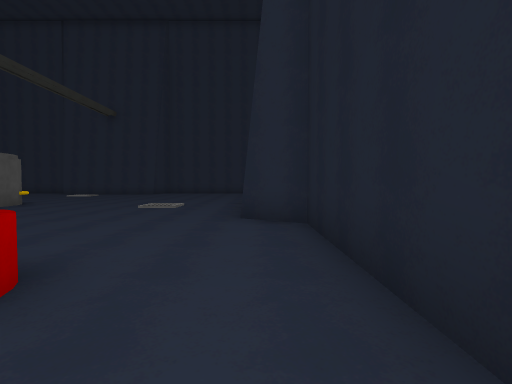
View 1 (above)

16 first-person views from a walk through a Unity game level. The camera is 1.4 m above the floor, tilts 2° down and sees 85° across. The floor is counted in squares, 2 m on a side. Each view is taken from the middle of a square. On the plan, view 1 faces up. The plan holds only what a view shows up to about 9 squares ahead; the rest is blank. The player character is not drawn. Surface patterns are stand-ins for the level's own textures.

View 2
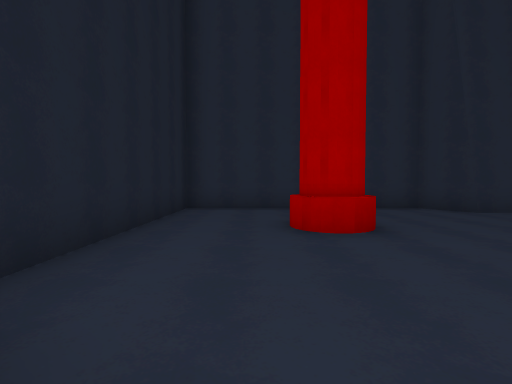

View 3
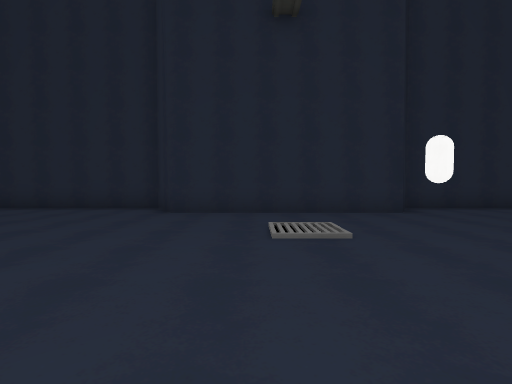

View 4
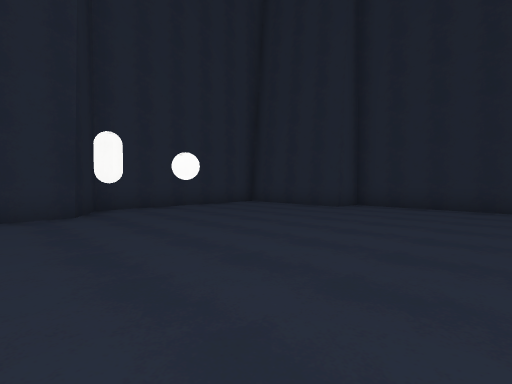

View 5
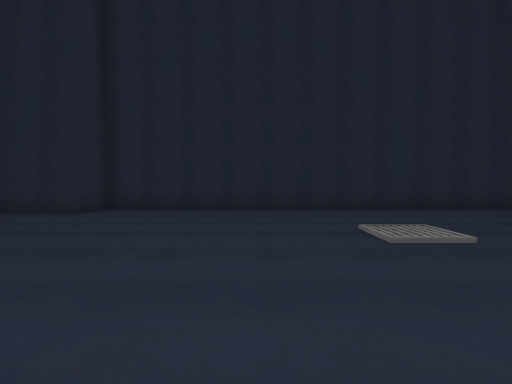

View 6
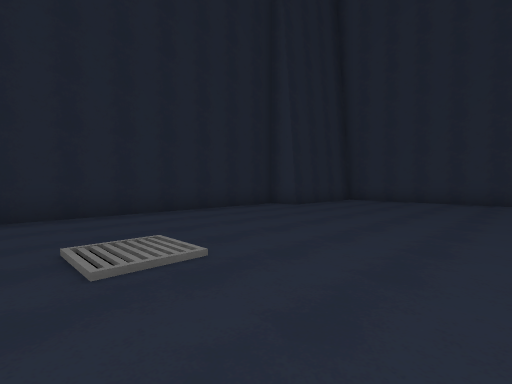

View 7
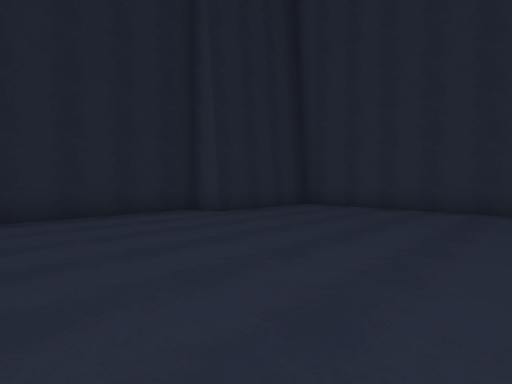

View 8
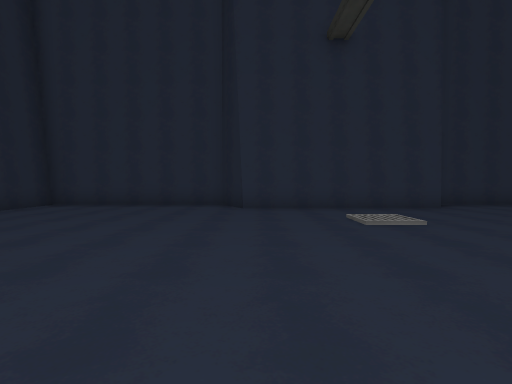

View 9
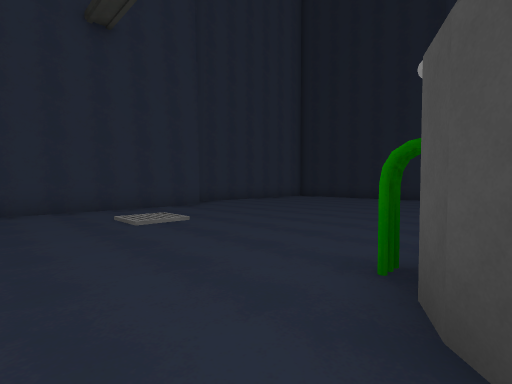

View 10
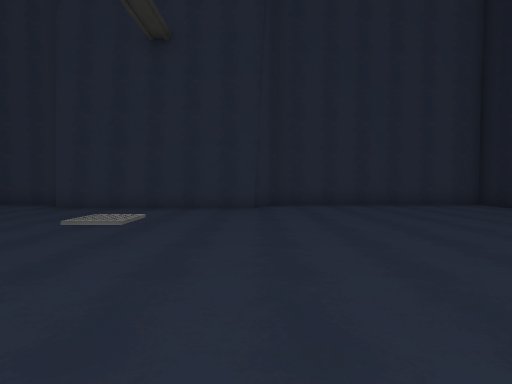

View 11
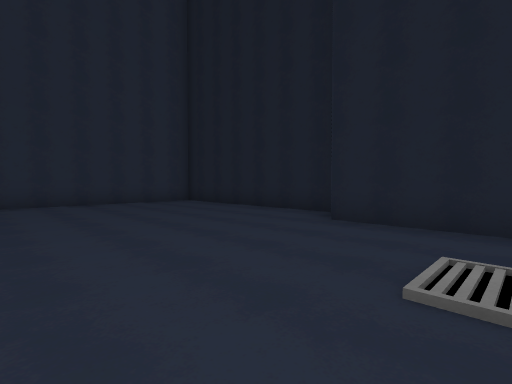

View 12
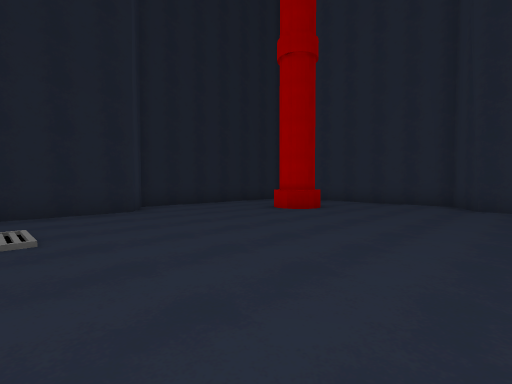

View 13
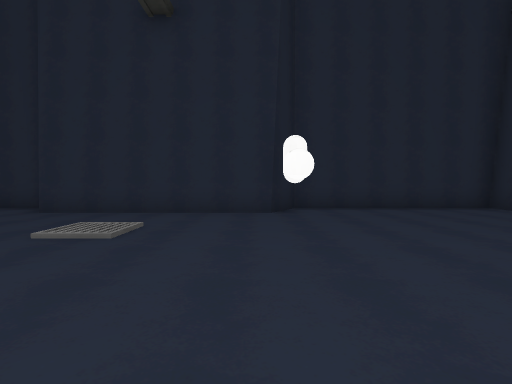

View 14
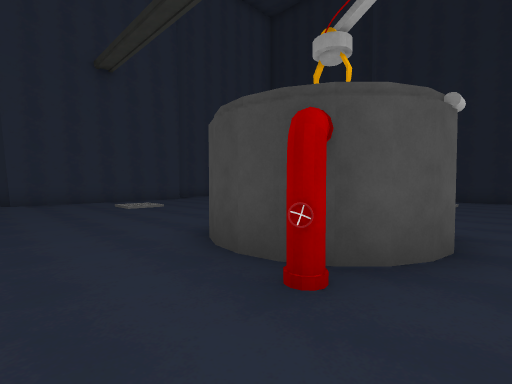

View 15
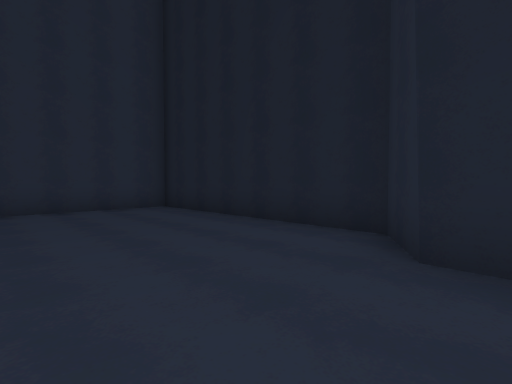

View 16
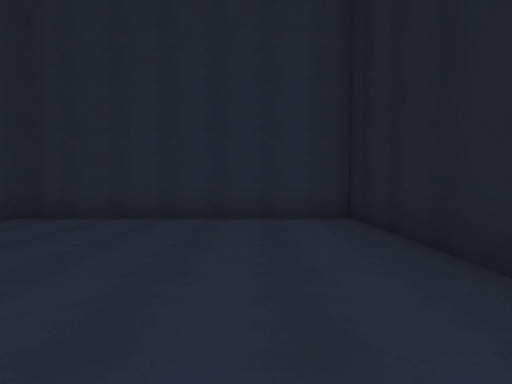

### Floor plan
Ten units are one square. View 1 is at (0, 0); x grows to the right and y downward. Boxes are objects, and circles mark ways between rooms. Rooms are numbered by the first view taken in them; rooms with no view inside come last. Other rooms are left out.
<svg viewBox="-187 -181 201 201">
<path fill="none" stroke="#000" d="M-15 15 9 15 9 -5M-101 -76 -102 -83M-102 -80 -101 -85 -98 -92 -92 -95M-86 -65 -92 -66 -96 -68M-75 -89 -72 -85M-73 -89 -72 -80M9 -5 9 -47 -2 -54 -2 -107 9 -114 9 -176 -54 -176 -60 -165 -114 -165 -120 -176 -173 -176 -173 -141 -182 -140 -182 -21 -173 -20 -173 15 -120 15 -114 4 -60 4 -54 15 -15 15"/>
<rect x="-125" y="-5" width="10" height="10" fill="#bbb"><title>capsule</title></rect>
<rect x="-115" y="-45" width="10" height="10" fill="#bbb"><title>ball</title></rect>
<rect x="-105" y="-75" width="10" height="10" fill="#bbb"><title>pipe</title></rect>
<rect x="-95" y="-105" width="10" height="10" fill="#bbb"><title>pipe</title></rect>
<circle cx="-20" cy="5" r="3" fill="#2a7"/>
<circle cx="-5" cy="-15" r="3" fill="#2a7"/>
<text x="-10" y="0">1</text>
<text x="-100" y="-70">2</text>
</svg>
Room 1 opens to room 2.

Where each view was taken, in squares from view 1:
view 1: 0 up, 0 right, facing up
view 2: 6 up, 1 left, facing down
view 3: 6 up, 8 left, facing down
view 4: 6 up, 10 left, facing down-left
view 5: 6 up, 11 left, facing left
view 6: 7 up, 12 left, facing up-left
view 7: 10 up, 12 left, facing up-left
view 8: 9 up, 11 left, facing up
view 9: 9 up, 11 left, facing up-right
view 10: 9 up, 6 left, facing up
view 11: 8 up, 5 left, facing up-right
view 12: 8 up, 7 left, facing down-right
view 13: 6 up, 11 left, facing down
view 14: 6 up, 12 left, facing up-right
view 15: 10 up, 3 left, facing up-right
view 16: 12 up, 1 left, facing up
